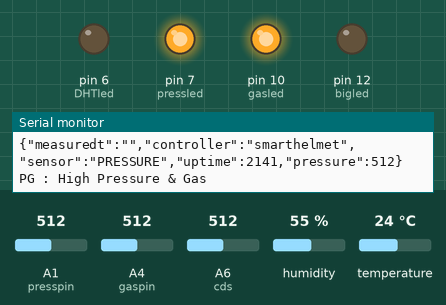
Recording of a sketch running on a simulated Arduino Nano, built for the host (arithmetic inside an expression is 32-bit, double 64-bit). Parts: output pins drawn as LEDs (lit = HIGH), the last lines printed to the serial monitor. The test bench sets the inputs (shaded band); at power-on: temperature 24 °C, A1 (presspin) = 512, A4 (gaspin) = 512, A6 (cds) = 512, humidity 55 %.

Above: at 2.8 s.
2.9 s: temperature set to 25.1 °C
5.5 s: temperature set to 26.1 °C
At 7.7 s:
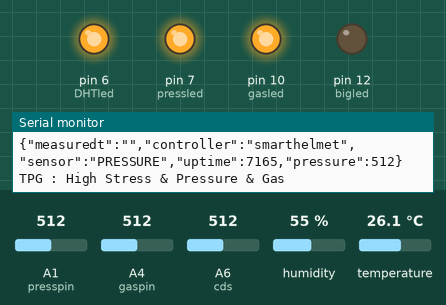
8.8 s: A1 (presspin) set to 488
At 10.4 s:
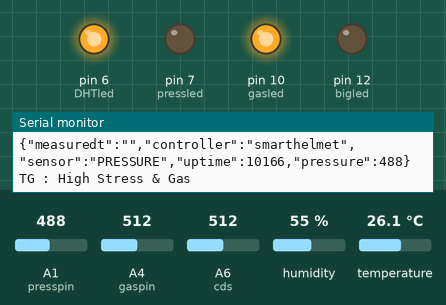
10.7 s: A4 (gaspin) set to 482
At 12.2 s:
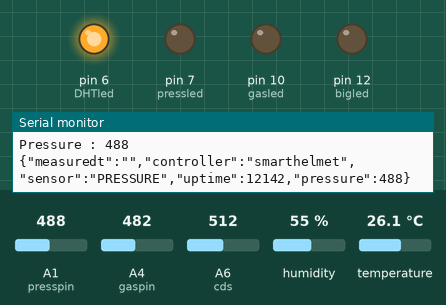
12.7 s: A6 (cds) set to 760
At 14.1 s:
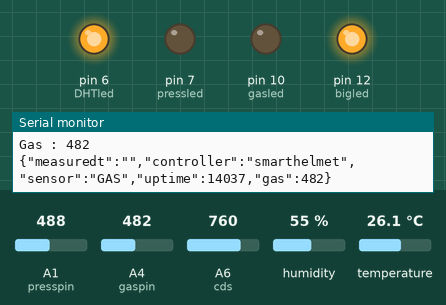
14.5 s: humidity set to 22 %
At 17.3 s:
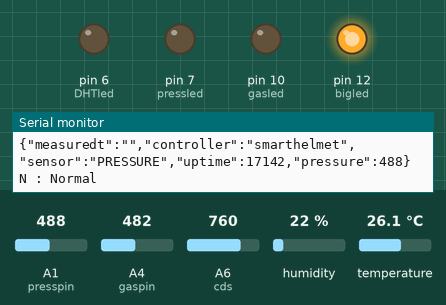
Timing chart, 0 to 18.7 s (numbered marks = the images above; inputs shaded):
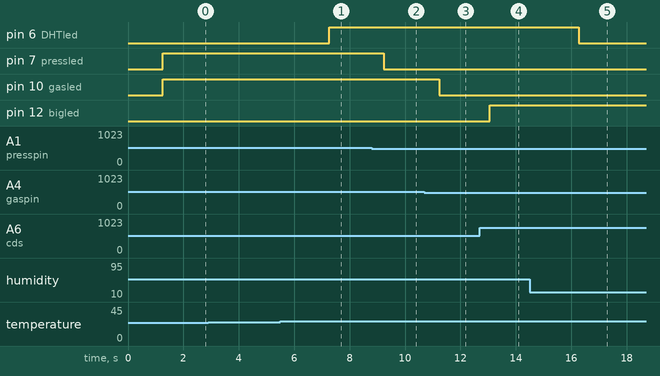

Measured:
- the behaviour switches between 25.4 and 25.5 °C on temperature (found by bisection; images 0 and 1)
- the behaviour switches between 500 and 499 on A1 (presspin) (found by bisection; images 1 and 2)
- the behaviour switches between 500 and 499 on A4 (gaspin) (found by bisection; images 2 and 3)
- after the input at 5.5 s, pin 6 (DHTled): LOW → HIGH after 1.8 s
- after the input at 8.8 s, pin 7 (pressled): HIGH → LOW after 0.44 s
- after the input at 10.7 s, pin 10 (gasled): HIGH → LOW after 0.54 s
- after the input at 12.7 s, pin 12 (bigled): LOW → HIGH after 0.36 s
- after the input at 14.5 s, pin 6 (DHTled): HIGH → LOW after 1.8 s

The sketch:

smarthelmet.ino
```cpp
#include <SoftwareSerial.h>
#include <ArduinoJson.h>

//GPIO ======================
int nodeRx = 2;
int nodeTx = 3;

int DHTPIN = 5;

int pressled = 7;
int DHTled = 6;
int gasled = 10;

int bigled = 12;

int presspin = A1;
int gaspin = A4;
int cds = A6;
//====================== GPIO

//value ====================
float hic = 0;
int presss = 0;
int gass = 0;
int pressvalue = 0;
//==================== value

//delaytime********************
int baudrate = 9600;
unsigned int postdelaytime = 1000; // post to server delay time in ms
unsigned long actdiffTime = 0; // main scenario difference
unsigned long actprevTime = 0; // main scenario temp
unsigned long actdiffTime2 = 0; // main scenario difference
unsigned long actprevTime2 = 0; // main scenario temp
//********************delaytime

SoftwareSerial nodemcuSerial(nodeRx, nodeTx); // RX, TX

void setup() {
  Serial.begin(baudrate);
  nodemcuSerial.begin(9600);

  pinMode(DHTled,OUTPUT);
  pinMode(gasled,OUTPUT);
  pinMode(pressled,OUTPUT);
  pinMode(bigled,OUTPUT);
  pinMode(nodeTx,OUTPUT);

  setup_dht();
  setup_gas();
}

void loop() {

  //for delay calculation*****************
  unsigned long currentTime = millis();
  actdiffTime = currentTime - actprevTime;
  //*****************for delay calculation

  if ( actdiffTime >= postdelaytime ){ // delaytime manage
    loop_dht();
    loop_cds();
    loop_gas();
    loop_pressure();
    actprevTime = currentTime;
  }
    sensorSystem();
}

void sensorSystem(){

  unsigned long currentTime2 = millis();
  actdiffTime2 = currentTime2 - actprevTime2;

  // 위험 감지 시스템 시작
  int press1 = 500;
  int hic1 = 26;
  int gas1 = 500;

  if((presss >= press1) && (hic >= hic1) && (gass >= gas1)){
    digitalWrite(pressled,HIGH);
    digitalWrite(DHTled,HIGH);
    digitalWrite(gasled,HIGH);
    if ( actdiffTime2 >= postdelaytime ) { Serial.println("TPG : High Stress & Pressure & Gas"); actprevTime2 = currentTime2;}
  }
  else if((presss >= press1) && (hic >= hic1) && (gass < gas1))
  {
    digitalWrite(pressled,HIGH);
    digitalWrite(DHTled,HIGH);
    digitalWrite(gasled,LOW);
    if ( actdiffTime2 >= postdelaytime ) { Serial.println("TP : High Stress and Pressure"); actprevTime2 = currentTime2; }
  }
  else if((presss >= press1) && (hic < hic1) && (gass >= gas1))
  {
    digitalWrite(pressled,HIGH);
    digitalWrite(DHTled,LOW);
    digitalWrite(gasled,HIGH);
    if ( actdiffTime2 >= postdelaytime ) { Serial.println("PG : High Pressure & Gas"); actprevTime2 = currentTime2;}
  }
  else if((presss >= press1) && (hic < hic1) && (gass < gas1))
{
    digitalWrite(pressled,HIGH);
    digitalWrite(DHTled,LOW);
    digitalWrite(gasled,LOW);
    if ( actdiffTime2 >= postdelaytime ) { Serial.println("P : High Pressure"); actprevTime2 = currentTime2;}
    }
  else if((presss < press1) && (hic >= hic1) && (gass >= gas1))
  {
    digitalWrite(pressled,LOW);
    digitalWrite(DHTled,HIGH);
    digitalWrite(gasled,HIGH);
    if ( actdiffTime2 >= postdelaytime ) { Serial.println("TG : High Stress & Gas"); actprevTime2 = currentTime2;}
    }
  else if((presss < press1) && (hic >= hic1) && (gass < gas1))
  {
    digitalWrite(pressled,LOW);
    digitalWrite(DHTled,HIGH);
    digitalWrite(gasled,LOW);
    if ( actdiffTime2 >= postdelaytime ) { Serial.println("TN : High Stress & Normal"); actprevTime2 = currentTime2;}
  }
  else if((presss < press1) && (hic < hic1) && (gass >= gas1))
  {
    digitalWrite(pressled,LOW);
    digitalWrite(DHTled,LOW);
    digitalWrite(gasled,HIGH);
     if ( actdiffTime2 >= postdelaytime ) { Serial.println("G : High Gas");actprevTime2 = currentTime2;}
  }
  else if ((presss < press1) && (hic < hic1) && (gass < gas1))
  {
    digitalWrite(pressled,LOW);
    digitalWrite(DHTled,LOW);
    digitalWrite(gasled,LOW);
     if ( actdiffTime2 >= postdelaytime ) { Serial.println("N : Normal");actprevTime2 = currentTime2;}
  }
  //  위험 감지 시스템 끝


}
```

cds.ino
```cpp
void loop_cds(){

  int cdss = analogRead(cds);
  Serial.print("cds =  ");
  Serial.println(cdss);

  if (cdss > 750) {
    digitalWrite(bigled, HIGH);
    Serial.println("LED ON ");
  }
  else {
    digitalWrite(bigled, LOW);
    Serial.println("LED OFF ");
  }

}
```

dht.ino
```cpp
#include <DHT.h>

//DHT********************
typedef enum
{
    DHTTYPE_DHT11         = DHT11, // DHT 11
    DHTTYPE_DHT22         = DHT22, // DHT 22, AM2302, AM2321
    DHTTYPE_DHT21         = DHT21 // DHT 21, AM2301
} DHTTYPE;

DHT dht(DHTPIN, DHTTYPE_DHT11);
float temp, humi;

void setup_dht(){
}

void loop_dht(){

  float h = dht.readHumidity();
  float t = dht.readTemperature();
  hic = dht.computeHeatIndex(t, h, false);

  Serial.print("Heat index: ");
  Serial.print(hic);
  Serial.println(" *C ");
  Serial.print("Humidity: ");
  Serial.print(h);
  Serial.print(" %\t");
  Serial.print("Temperature: ");
  Serial.print(t);
  Serial.println(" *C ");

  //Json data generation ============================
  StaticJsonBuffer<200> jsonBuffer;
  JsonObject& root = jsonBuffer.createObject();

  root["measuredt"] = "";
  root["controller"] = "smarthelmet";
  root["sensor"] = "DHT";
  root["uptime"] = millis();
  root["temp"] = t;
  root["humi"] = h;

  //root.printTo(jsonResult);
  //root.printTo(Serial);
  root.printTo(nodemcuSerial);
  Serial.println("");
  //============================Json data generation
}
```

gas.ino
```cpp
void setup_gas() {
}

void loop_gas() {
  gass = analogRead(gaspin);
  Serial.print("Gas : ");
  Serial.println(gass);

  //Json data generation ============================
  StaticJsonBuffer<200> jsonBuffer;
  JsonObject& root = jsonBuffer.createObject();

  root["measuredt"] = "";
  root["controller"] = "smarthelmet";
  root["sensor"] = "GAS";
  root["uptime"] = millis();
  root["gas"] = gass;

  //root.printTo(jsonResult);
  root.printTo(Serial);
  Serial.println("");
  //============================Json data generation
}
```

pressure.ino
```cpp
void loop_pressure(){
  presss = analogRead(presspin);
  Serial.print("Pressure : ");
  Serial.println(presss);

  //Json data generation ============================
  StaticJsonBuffer<200> jsonBuffer;
  JsonObject& root = jsonBuffer.createObject();

  root["measuredt"] = "";
  root["controller"] = "smarthelmet";
  root["sensor"] = "PRESSURE";
  root["uptime"] = millis();
  root["pressure"] = presss;

  //root.printTo(jsonResult);
  root.printTo(Serial);
  Serial.println("");
  //============================Json data generation
}
```
